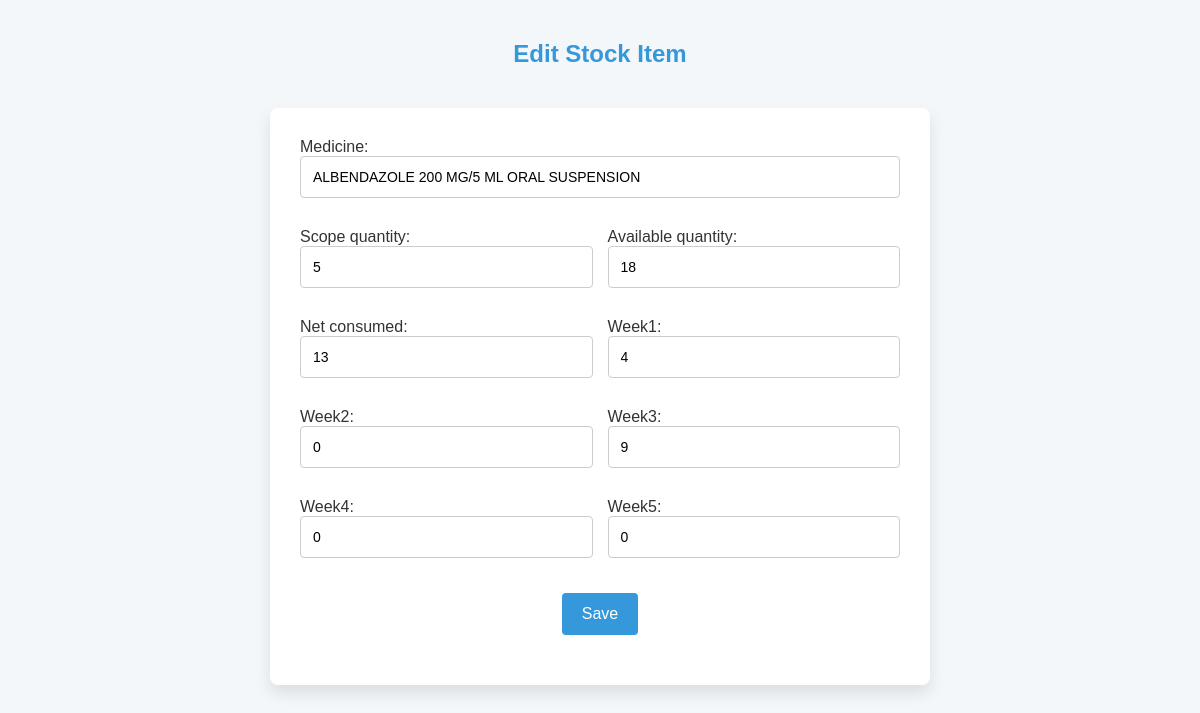
Page /edit/2/ on the committed database.
### stock_app/models.py (models this page shows, shortened)
class StockItem(models.Model):
    id = models.AutoField(primary_key=True)
    medicine  = models.CharField(max_length=100) #Medicine
    scope_quantity  = models.IntegerField() #SCOPE QUANTITY
    available_quantity  = models.IntegerField() #Avalaible Quantity
    net_consumed  = models.IntegerField() #NET CONSUMED
    week1 = models.IntegerField(default=0)
    week2 = models.IntegerField(default=0)
    week3 = models.IntegerField(default=0)
    week4 = models.IntegerField(default=0)
    week5 = models.IntegerField(default=0)
    total = models.IntegerField(default=0, editable=False)

### stock_app/views.py (the view)
# urls.py: path('edit/<int:pk>/', StockUpdateView.as_view(), name='stock-edit'),
class StockUpdateView(UpdateView):
    model = StockItem
    fields = ['medicine', 'scope_quantity', 'available_quantity', 'net_consumed', 'week1', 'week2', 'week3', 'week4', 'week5']
    template_name = 'stock_form.html'
    success_url = reverse_lazy('stock-list')

### templates/stock_form.html (shortened to what this page needs)
<!DOCTYPE html>
<html>
<head>
    {% load static %}
    <link rel="stylesheet" href="{% static 'css/stock_form.css' %}">
</head>
<body>
    <h2>{% if form.instance.pk %}Edit{% else %}Add{% endif %} Stock Item</h2>
    <form method="post">
        <div class="form-group">
            {% for field in form %}
                <div>
                    {{ field.label_tag }} {{ field }}
                </div>
            {% endfor %}
        </div>
        <button type="submit">Save</button>
    </form>
</body>
</html>

### static/css/stock_form.css (style rules this page uses)
body { font-family: 'Arial', sans-serif; background-color: #f4f7fa; margin: 0; padding: 0; color: #333; }
h2 { text-align: center; color: #3498db; font-size: 24px; margin-top: 40px; }
form { width: 50%; margin: 40px auto; background-color: #fff; padding: 30px; border-radius: 8px; box-shadow: 0 8px 16px rgba(0, 0, 0, 0.1); }
button[type="submit"] { display: block; margin: 20px auto; padding: 12px 20px; background-color: #3498db; color: white; border: none; border-radius: 4px; cursor: pointer; font-size: 16px; margin-top: 20px; transition: background-color 0.3s ease; }
input, select, textarea { font-size: 14px; width: 100%; padding: 12px; margin-bottom: 15px; border-radius: 4px; border: 1px solid #ccc; box-sizing: border-box; transition: border 0.3s ease; }
.form-group { display: flex; flex-wrap: wrap; gap: 15px; }
.form-group > div:first-child { flex: 100%; margin-right: 0; }
.form-group > div { flex:1 1 calc(50% - 15px); }
.form-group > div input, .form-group > div select, .form-group > div textarea { width: 100%; }

### rows in the picture
StockItem: form "ALBENDAZOLE 200 MG/5 ML ORAL SUSPENSION" "5" "18" "13" "4" "0" "9" "0" "0"

### other values in the picture
{{ field.label_tag }} "Medicine:" "Scope quantity:" "Available quantity:" "Net consumed:" "Week1:" "Week2:" "Week3:" "Week4:" "Week5:"
